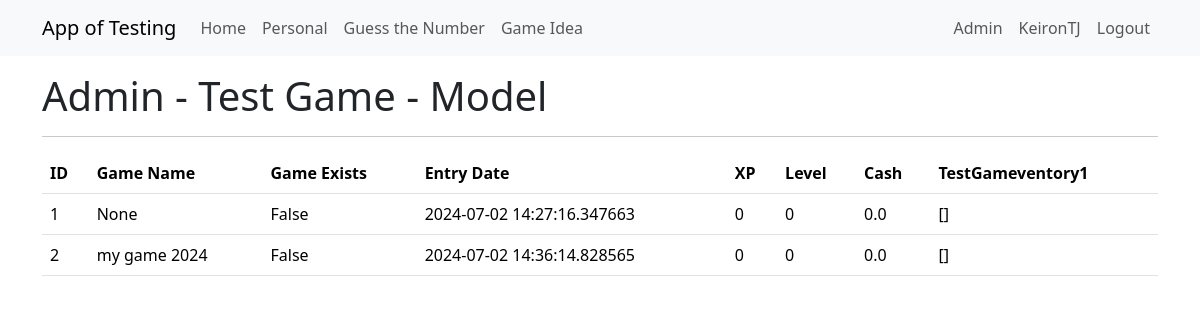
Screenshot of /admin_testgame_models (signed in) with the database file from the repository.
### app/models.py (models this page shows, shortened)
class User(UserMixin, db.Model):
    id = db.Column(Integer, primary_key=True)
    username = db.Column(String(64), index=True, unique=True)
    firstname = db.Column(String(64), nullable=True)
    surname = db.Column(String(64), nullable=True)
    dob = db.Column(DateTime, nullable=True)
    firstlineaddress = db.Column(String(64), nullable=True)
    city = db.Column(String(64), nullable=True)
    postcode = db.Column(String(64), nullable=True)
    email = db.Column(String(120), index=True, unique=True)
    password_hash = db.Column(String(256))
    role=so.relationship("Role", secondary="user_roles")
    active = db.Column(db.Boolean(), default=True)
    testgame = so.relationship("TestGame", back_populates="user")
    def is_admin(self):
        return 'admin' in [role.name for role in self.role]

class TestGame(db.Model):
    __tablename__ = 'test_game'  # Ensure the table name is explicitly defined
    id = db.Column(db.Integer, primary_key=True)
    user_id = db.Column(db.Integer, db.ForeignKey("user.id"))
    user = db.relationship("User")
    game_name = db.Column(db.String(64))
    game_exists = db.Column(db.Boolean, default=False)
    entry_date = db.Column(db.DateTime, default=datetime.now(timezone.utc))
    xp = db.Column(db.Integer, default=0)
    level = db.Column(db.Integer, default=0)
    cash = db.Column(db.Float, default=0.0)
    testgameventory1 = db.relationship("TestGameInventory1", back_populates="test_game")

### app/admin/routes.py (the view)
@bp.route('/admin_testgame_models', methods=['GET', 'POST'])
@login_required
@admin_required
def admin_testgame_models():
    testgames = db.session.query(TestGame).all()
    return render_template("admin/admin_testgame_models.html",
                           title='Admin Test Game Users',
                           testgames=testgames)

### app/models.py (called while the page is built)
@login.user_loader
def load_user(id):
    return db.session.get(User, int(id))

### app/templates/admin/admin_testgame_models.html
{% extends "base.html" %}
{% block content %}
<div class="Jumbotron">
    <h1>Admin - Test Game - Model</h1>
</div>
<hr>
<table class="table">
    <thead>
        <tr>
            <th>ID</th>
            <th>Game Name</th>
            <th>Game Exists</th>
            <th>Entry Date</th>
            <th>XP</th>
            <th>Level</th>
            <th>Cash</th>
            <th>TestGameventory1</th>
        </tr>
    </thead>
    <tbody>
        {% for testgame in testgames %}
        <tr>
            <td>{{ testgame.id }}</td>
            <td>{{ testgame.game_name }}</td>
            <td>{{ testgame.game_exists }}</td>
            <td>{{ testgame.entry_date }}</td>
            <td>{{ testgame.xp }}</td>
            <td>{{ testgame.level }}</td>
            <td>{{ testgame.cash }}</td>
            <td>{{ testgame.testgameventory1 }}</td>
        </tr>
        {% endfor %}
    </tbody>
</table>
{% endblock %}

### app/templates/base.html (shortened to what this page needs)
<!doctype html>
<html lang="en">
  <head>
    <link
        href="https://cdn.jsdelivr.net/npm/bootstrap@5.3.2/dist/css/bootstrap.min.css"
        rel="stylesheet"
>
    <link rel="stylesheet" href="{{ url_for('static', filename='style.css') }}">
  </head>
  <body>
    <nav class="navbar navbar-expand-lg bg-body-tertiary">
      <div class="container">
        <a class="navbar-brand" href="{{ url_for('main.index') }}">App of Testing</a>
        <div class="collapse navbar-collapse" id="navbarSupportedContent">
          <ul class="navbar-nav me-auto mb-2 mb-lg-0">
            <li class="nav-item">
              <a class="nav-link" aria-current="page" href="{{ url_for('main.index') }}">Home</a>
            </li>
            <li class="nav-item">
              <a class="nav-link" aria-current="page" href="{{ url_for('financeapp.pfhome') }}">Personal</a>
            </li>
            <li class="nav-item">
              <a class="nav-link" aria-current="page" href="{{ url_for('gtn.guessthenumberhome') }}">Guess the Number</a>
            </li>
            <li class="nav-item">
              <a class="nav-link" aria-current="page" href="{{ url_for('testgame.tg_startmenu') }}">Game Idea</a>
            </li>
          </ul>
          <ul class="navbar-nav mb-2 mb-lg-0">
            {% if current_user.is_anonymous %}
              <li class="nav-item">
                <a class="nav-link" aria-current="page" href="{{ url_for('auth.login') }}">Login</a>
              </li>
            {% else %}
              {% if current_user.is_admin() %}
                <li class="nav-item">
                  <a class="nav-link" aria-current="page" href="{{ url_for('admin.admin_home') }}">Admin</a>
                </li>
              {% endif %}
              <li class="nav-item">
                <a class="nav-link" aria-current="page" href="{{ url_for('main.view_profile', user_id=current_user.id) }}">{{ current_user.username }}</a>
              </li>
              <li class="nav-item">
                <a class="nav-link" aria-current="page" href="{{ url_for('auth.logout') }}">Logout</a>
              </li>
            {% endif %}
          </ul>
        </div>
      </div>
    </nav>
    <div class="container mt-3">
      {% block content %}{% endblock %}
    </div>
  </body>
</html>

### rows the page displays
User: username "KeironTJ"
TestGame: id "1", game_name "None", game_exists "False", entry_date "2024-07-02 14:27:16.347663", xp "0", level "0", cash "0.0", testgameventory1 "[]"
TestGame: id "2", game_name "my game 2024", game_exists "False", entry_date "2024-07-02 14:36:14.828565", xp "0", level "0", cash "0.0", testgameventory1 "[]"
